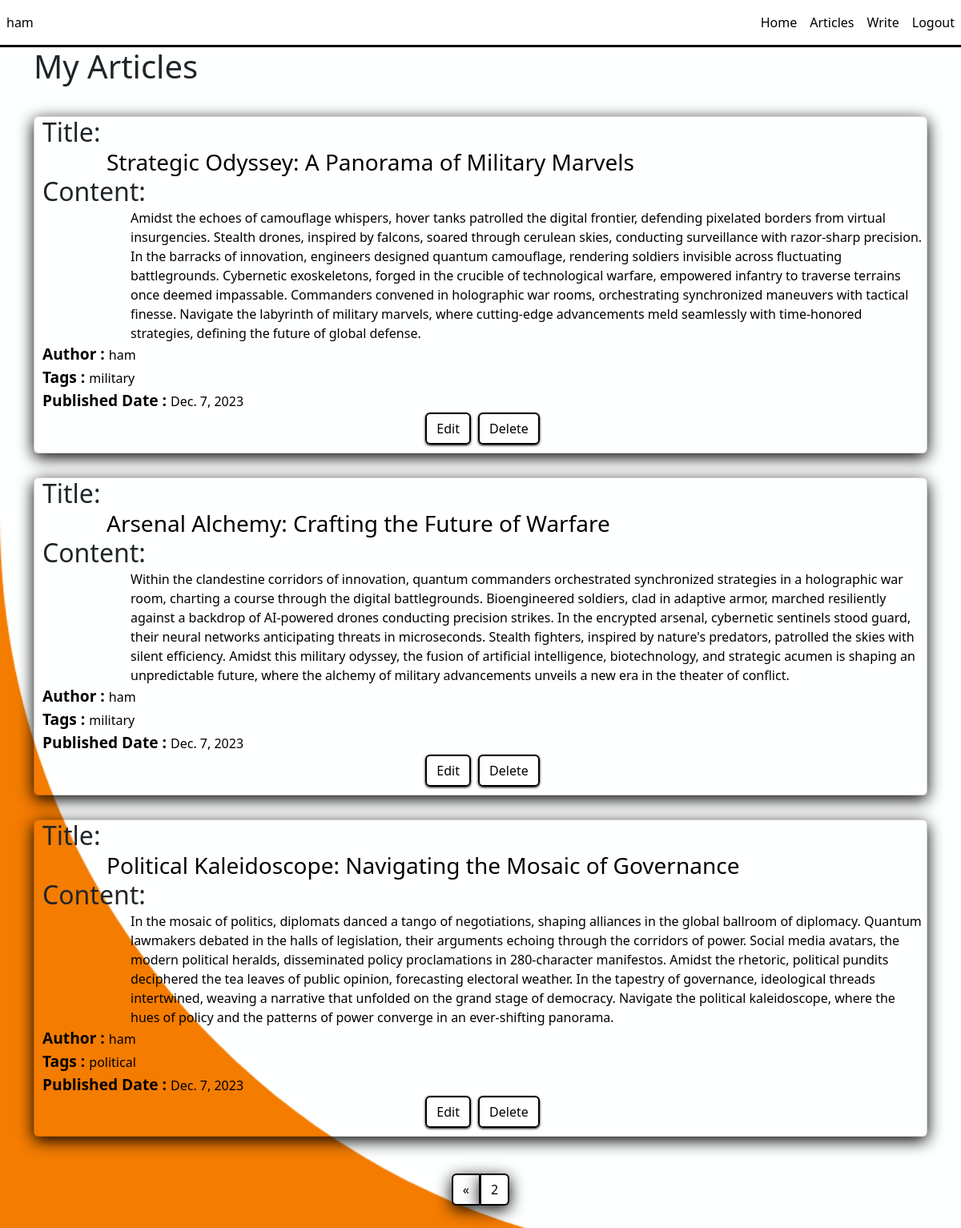
/myarticles?q=&page=2 (signed in), run on the app's committed database.
### articles/models.py (models this page shows)
class Article(models.Model):
    title = models.CharField(max_length=100,null=False)
    files = models.FileField(blank=True,upload_to='static/article/files/')
    content = models.TextField(null=False)
    date = models.DateField(null=False)
    author = models.TextField(null=False)
    tags = models.TextField(null=False)

### articles/views.py (the view)
# urls.py: path("myarticles",MyArticles,name="MyArticles"),
def MyArticles(request):
    if request.user.is_authenticated:
        status = int(request.GET.get("status")) if request.GET.get("status") else 0
        pagination = Paginator(Article.objects.filter(author=str(request.user)),4)
        page_no = request.GET.get("page")
        return render(request, "author_articles.html", context={"articles":pagination.get_page(page_no),'status':status})
    else:
        request.session["status"] = 3
        return redirect("login")

### templates/author_articles.html (shortened to what this page needs)
{% load static %}
<!DOCTYPE html>
<html lang="en">
  <head>
    <link
      href="https://cdn.jsdelivr.net/npm/bootstrap@5.3.2/dist/css/bootstrap.min.css"
      rel="stylesheet"
    />
    <link rel="stylesheet" href="{% static 'author_articles.css' %}" />
  </head>
  <body>
    <nav
      class="navbar navbar-expand-lg navbar-light"
    >
      <div class="collapse navbar-collapse" id="navbarNav">
        <ul class="navbar-nav mr-10">
          <li class="nav-item active">
            <a class="nav-link">{{request.user}}</a>
          </li>
        </ul>
      </div>
      <ul class="navbar-nav ms-auto">
        <li class="nav-item">
          <a class="nav-link" href="/">Home</a>
        </li>
        <li class="nav-item">
          <a class="nav-link" href="articles">Articles</a>
        </li>
        <li class="nav-item">
          <a class="nav-link" href="write">Write</a>
        </li>
        <li class="nav-item">
          <a class="nav-link" href="logout">Logout</a>
        </li>
      </ul>
    </nav>
      <div class="container">
        <div class="row">
            <div class="col">
              <h1>My Articles</h2>
            </div>
          </div>
      {%for j in articles %}
      <div class="row">
        <div class="col-12">
          <div class="card mb-10 pb-10">
            <h2>Title:</h2>
            <h3 class="title {{j.id}}">{{j.title}}</h3>
            <h2>Content:</h2>
            <p class="content {{j.id}}">{{j.content}}</p>
            <p class="info""><b>Author : </b>{{j.author}}</p>
            <p class="info {{j.id}}"><b>Tags : </b>{{j.tags}}</p>
            <p class="info"><b>Published Date : </b>{{j.date}}</p>
            <div class="text-center">
            <button class="btn" type="button" id="{{j.id}}-edit" class="btn btn-primary" onClick="enableEditing('{{j.id}}')">Edit</button>
            <a id="{{j.id}}-delete" href="delete/{{j.id}}"><button class="btn" type="button">Delete</button></a>
        </div>
        </div>
        </div>
      </div>
      {% endfor %}
      <div class="row">
        <div class="col-md-12 mt-3 d-flex justify-content-center">
          <div class="text-center">
        <nav>
          <ul class="pagination">
            <li class="page-item">
              {% if articles.has_previous %}
              <a class="page-link" href="?q={{query}}&page={{articles.previous_page_number}}" aria-label="Previous">
                <span aria-hidden="true">&laquo;</span>
              </a>
              {% endif %}
            </li>
            {% if articles.has_other_pages > 0 %}
            <li class="page-item"><a class="page-link" href="#">{{articles.number}}</a></li>
            {% endif %}
          </ul>
        </nav>
        </div>
      </div>
      </div>
    </div>
  </body>
</html>

### static/article/css/author_articles.css (style rules this page uses)
.navbar { background-color: white; border-bottom: 3px solid black; }
.nav-link { color: black; }
body { background-size: cover; background-repeat: no-repeat; }
h2 { margin-bottom: 2px; padding-left: 10px; }
.title { padding-left: 90px; }
.content { padding-left: 120px; }
.info { padding-left: 10px; }
b { font-size: larger; }
.page-link { border: 2px solid black; color: black; box-shadow: 0 5px 20px 0 black }
.card { height: 100%; width: 100%; background: none; box-shadow: 0 5px 20px 0 black; }
h3, p { color: black; padding-left: 30px; margin-bottom: 0px; }
.row { padding-bottom: 30px; flex: 1; }
.container { display: flex; flex-direction: column; }
.btn { color: black; background: none; border: 2px solid black; box-shadow: 0 1px 3px 0 black; margin-left: 5px; margin-bottom: 10px; }

### data on the page
Article: title "Strategic Odyssey: A Panorama of Military Marvels", content "Amidst the echoes of camouflage whispers, hover tanks patrolled the digital frontier, defending pixelated borders from virtual insurgencies. Stealth drones, inspired by falcons, soared through cerulean skies, conducting surveillance with razor-sharp precision. In the barracks of innovation, engineers designed quantum camouflage, rendering soldiers invisible across fluctuating battlegrounds. Cybernetic exoskeletons, forged in the crucible of technological warfare, empowered infantry to traverse terrains once deemed impassable. Commanders convened in holographic war rooms, orchestrating synchronized maneuvers with tactical finesse. Navigate the labyrinth of military marvels, where…", author "ham", tags "military", date "Dec. 7, 2023"
Article: title "Arsenal Alchemy: Crafting the Future of Warfare", content "Within the clandestine corridors of innovation, quantum commanders orchestrated synchronized strategies in a holographic war room, charting a course through the digital battlegrounds. Bioengineered soldiers, clad in adaptive armor, marched resiliently against a backdrop of AI-powered drones conducting precision strikes. In the encrypted arsenal, cybernetic sentinels stood guard, their neural networks anticipating threats in microseconds. Stealth fighters, inspired by nature's predators, patrolled the skies with silent efficiency. Amidst this military odyssey, the fusion of artificial intelligence, biotechnology, and strategic acumen is shaping an unpredictable future, where the alchemy of…", author "ham", tags "military", date "Dec. 7, 2023"
Article: title "Political Kaleidoscope: Navigating the Mosaic of Governance", content "In the mosaic of politics, diplomats danced a tango of negotiations, shaping alliances in the global ballroom of diplomacy. Quantum lawmakers debated in the halls of legislation, their arguments echoing through the corridors of power. Social media avatars, the modern political heralds, disseminated policy proclamations in 280-character manifestos. Amidst the rhetoric, political pundits deciphered the tea leaves of public opinion, forecasting electoral weather. In the tapestry of governance, ideological threads intertwined, weaving a narrative that unfolded on the grand stage of democracy. Navigate the political kaleidoscope, where the hues of policy and the patterns of power converge in an…", author "ham", tags "political", date "Dec. 7, 2023"

### other printed values
{{ request.user }} "ham"
{{ articles.number }} "2"
